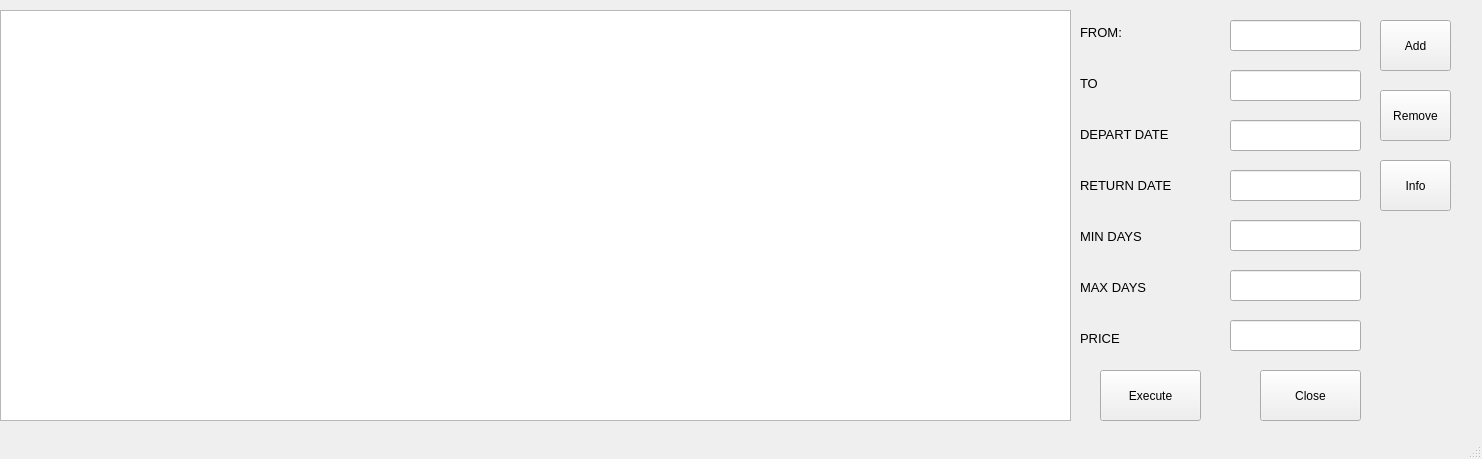
<?xml version="1.0" encoding="UTF-8"?>
<ui version="4.0">
 <class>MainWindow</class>
 <widget class="QMainWindow" name="MainWindow">
  <property name="geometry">
   <rect>
    <x>0</x>
    <y>0</y>
    <width>1482</width>
    <height>459</height>
   </rect>
  </property>
  <property name="windowTitle">
   <string>MainWindow</string>
  </property>
  <widget class="QWidget" name="centralwidget">
   <widget class="QTableWidget" name="tableWidget">
    <property name="geometry">
     <rect>
      <x>0</x>
      <y>10</y>
      <width>1071</width>
      <height>411</height>
     </rect>
    </property>
   </widget>
   <widget class="QPushButton" name="close_button">
    <property name="geometry">
     <rect>
      <x>1260</x>
      <y>370</y>
      <width>101</width>
      <height>51</height>
     </rect>
    </property>
    <property name="text">
     <string>Close</string>
    </property>
   </widget>
   <widget class="QPushButton" name="add_button">
    <property name="geometry">
     <rect>
      <x>1380</x>
      <y>20</y>
      <width>71</width>
      <height>51</height>
     </rect>
    </property>
    <property name="text">
     <string>Add</string>
    </property>
   </widget>
   <widget class="QPushButton" name="remove_button">
    <property name="geometry">
     <rect>
      <x>1380</x>
      <y>90</y>
      <width>71</width>
      <height>51</height>
     </rect>
    </property>
    <property name="text">
     <string>Remove</string>
    </property>
   </widget>
   <widget class="QPushButton" name="execute_button">
    <property name="geometry">
     <rect>
      <x>1100</x>
      <y>370</y>
      <width>101</width>
      <height>51</height>
     </rect>
    </property>
    <property name="text">
     <string>Execute</string>
    </property>
   </widget>
   <widget class="QLineEdit" name="line_from">
    <property name="geometry">
     <rect>
      <x>1230</x>
      <y>20</y>
      <width>131</width>
      <height>31</height>
     </rect>
    </property>
   </widget>
   <widget class="QLineEdit" name="line_to">
    <property name="geometry">
     <rect>
      <x>1230</x>
      <y>70</y>
      <width>131</width>
      <height>31</height>
     </rect>
    </property>
   </widget>
   <widget class="QLineEdit" name="line_depart_date">
    <property name="geometry">
     <rect>
      <x>1230</x>
      <y>120</y>
      <width>131</width>
      <height>31</height>
     </rect>
    </property>
   </widget>
   <widget class="QLineEdit" name="line_return_date">
    <property name="geometry">
     <rect>
      <x>1230</x>
      <y>170</y>
      <width>131</width>
      <height>31</height>
     </rect>
    </property>
   </widget>
   <widget class="QLineEdit" name="line_min_days">
    <property name="geometry">
     <rect>
      <x>1230</x>
      <y>220</y>
      <width>131</width>
      <height>31</height>
     </rect>
    </property>
   </widget>
   <widget class="QLineEdit" name="line_max_days">
    <property name="geometry">
     <rect>
      <x>1230</x>
      <y>270</y>
      <width>131</width>
      <height>31</height>
     </rect>
    </property>
   </widget>
   <widget class="QLineEdit" name="line_price">
    <property name="geometry">
     <rect>
      <x>1230</x>
      <y>320</y>
      <width>131</width>
      <height>31</height>
     </rect>
    </property>
   </widget>
   <widget class="QWidget" name="verticalLayoutWidget">
    <property name="geometry">
     <rect>
      <x>1080</x>
      <y>10</y>
      <width>131</width>
      <height>351</height>
     </rect>
    </property>
    <layout class="QVBoxLayout" name="verticalLayout">
     <item>
      <widget class="QLabel" name="label">
       <property name="font">
        <font>
         <pointsize>10</pointsize>
        </font>
       </property>
       <property name="text">
        <string>FROM:</string>
       </property>
      </widget>
     </item>
     <item>
      <widget class="QLabel" name="label_2">
       <property name="font">
        <font>
         <pointsize>10</pointsize>
        </font>
       </property>
       <property name="text">
        <string>TO</string>
       </property>
      </widget>
     </item>
     <item>
      <widget class="QLabel" name="label_3">
       <property name="font">
        <font>
         <pointsize>10</pointsize>
        </font>
       </property>
       <property name="text">
        <string>DEPART DATE</string>
       </property>
      </widget>
     </item>
     <item>
      <widget class="QLabel" name="label_4">
       <property name="font">
        <font>
         <pointsize>10</pointsize>
        </font>
       </property>
       <property name="text">
        <string>RETURN DATE</string>
       </property>
      </widget>
     </item>
     <item>
      <widget class="QLabel" name="label_5">
       <property name="font">
        <font>
         <pointsize>10</pointsize>
        </font>
       </property>
       <property name="text">
        <string>MIN DAYS</string>
       </property>
      </widget>
     </item>
     <item>
      <widget class="QLabel" name="label_6">
       <property name="font">
        <font>
         <pointsize>10</pointsize>
        </font>
       </property>
       <property name="text">
        <string>MAX DAYS</string>
       </property>
      </widget>
     </item>
     <item>
      <widget class="QLabel" name="label_7">
       <property name="font">
        <font>
         <pointsize>10</pointsize>
        </font>
       </property>
       <property name="text">
        <string>PRICE</string>
       </property>
      </widget>
     </item>
    </layout>
   </widget>
   <widget class="QPushButton" name="info_button">
    <property name="geometry">
     <rect>
      <x>1380</x>
      <y>160</y>
      <width>71</width>
      <height>51</height>
     </rect>
    </property>
    <property name="text">
     <string>Info</string>
    </property>
   </widget>
  </widget>
  <widget class="QMenuBar" name="menubar">
   <property name="geometry">
    <rect>
     <x>0</x>
     <y>0</y>
     <width>1482</width>
     <height>18</height>
    </rect>
   </property>
  </widget>
  <widget class="QStatusBar" name="statusbar"/>
 </widget>
 <resources/>
 <connections/>
</ui>
